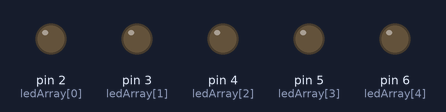
Bench run of a sketch on a simulated Arduino Uno, built with avr-gcc and run on an emulated ATmega328P. Parts: output pins drawn as LEDs (lit = HIGH).

Above: at 0.5 s.
At 2.44 s:
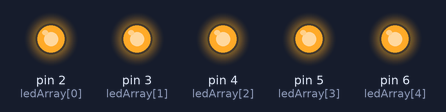
At 4.4 s:
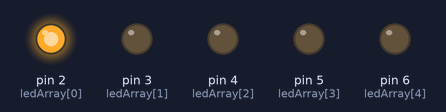
Timing chart, 0 to 6.9 s (numbered marks = the images above):
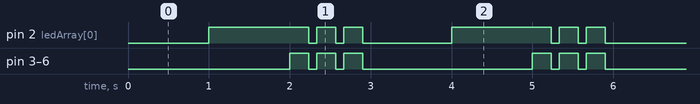

The sketch:

countdown.ino
```cpp
//test_countdown.ino

int ledArray [] = {2, 3, 4, 5, 6};
int sizeOfLedArray = 5;

void setup() {
  // put your setup code here, to run once:
  Serial.begin(9600);
  for ( int i = 0; i < sizeOfLedArray; i++ ) { // set the led pins as outputs
        pinMode ( ledArray[i],    OUTPUT );
    }
}

void loop() {
  // put your main code here, to run repeatedly:
    digitalWrite(13, HIGH);  // turn the LED on (HIGH is the voltage level)
    delay(500);               // wait for a second
    digitalWrite(13, LOW);   // turn the LED off by making the voltage LOW
    delay(500);               // wait for a second

    countdown(5);
}

void countdown ( int seconds )
{
	if (seconds>=1){seconds = seconds - 1;}
	// time between led turnoffs
    float waitTime = seconds/sizeOfLedArray;

    // turn all leds on
    for ( int i = 0; i < sizeOfLedArray; i++ ) {
        digitalWrite ( ledArray[i], HIGH );
    }

    // turn leds off one by one
    for ( int i = sizeOfLedArray; i > 0; i-- ) {
        digitalWrite ( ledArray[i], LOW );
        delay ( 1000*waitTime );
    }

	delay (1000);
    //flicker 3 times (total 1 second)
    for ( int j = 0; j < 3; j++ ) {
        for ( int i = 0; i < sizeOfLedArray; i++ ) {
            digitalWrite ( ledArray[i], HIGH );
        }
        delay ( 233 );
        for ( int i = 0; i < sizeOfLedArray; i++ ) {
            digitalWrite ( ledArray[i], LOW );
        }
        delay ( 100 );
    }
}
```

Measured:
- by itself, pin 2 (ledArray[0]): repeats every 3.0 s: 2 × (LOW 0.10 s, HIGH 0.23 s), LOW 1.1 s, HIGH 1.2 s
- by itself, pin 3 (ledArray[1]), pin 4 (ledArray[2]), pin 5 (ledArray[3]), pin 6 (ledArray[4]): repeats every 3.0 s: 2 × (LOW 0.10 s, HIGH 0.23 s), LOW 2.1 s, HIGH 0.23 s
- by itself, everything shown: repeats every 3.0 s, in 7 steps
